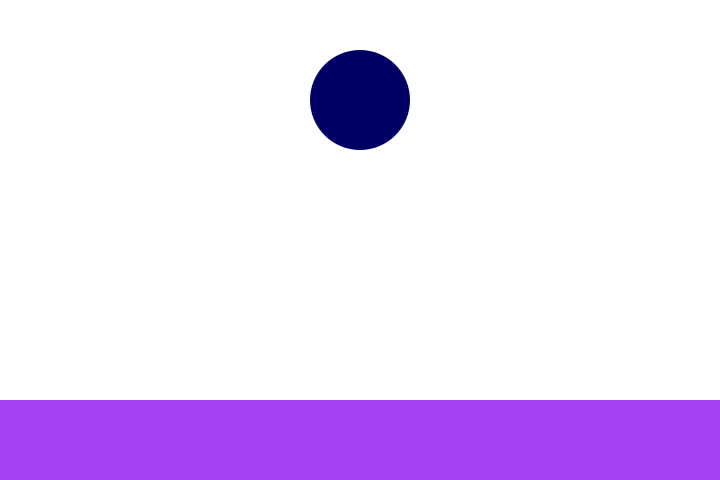
Frame 1 (no input)
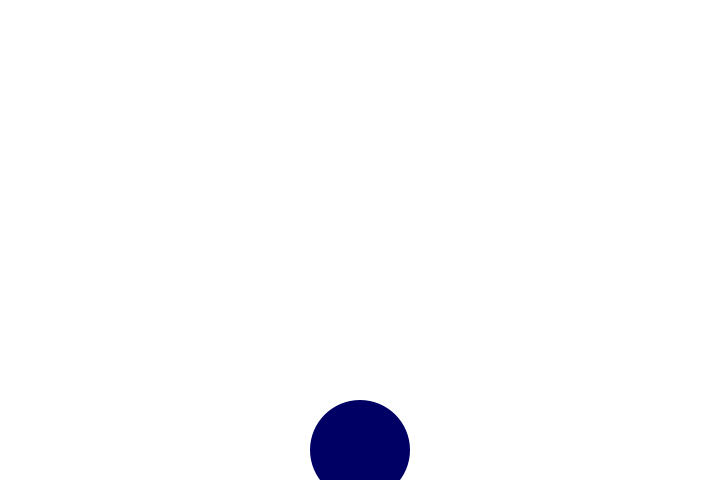
Frame 60 (the mouse pressed at the canvas centre just before this capture)
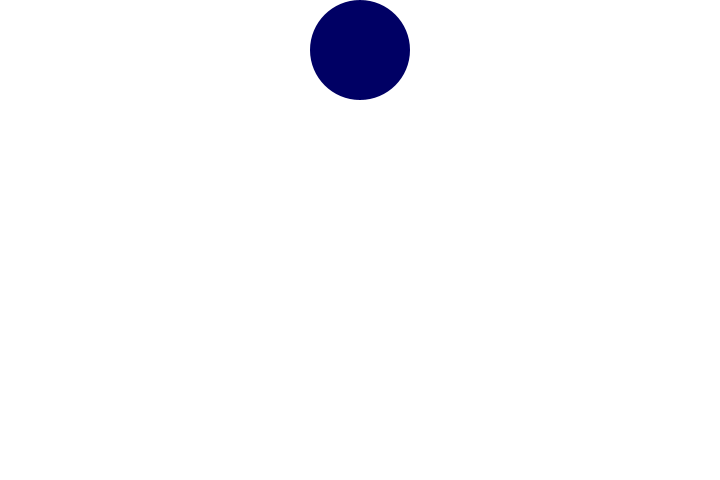
Frame 120 (the mouse held since frame 60 and released just before this capture)

The Processing sketch that drew these frames (run headless with seeded random() and noise(); from frame 60 on, the mouse is pressed at the canvas centre):

// Processing sketch: pad22
// ── pad22.pde
int count = 0;
int ypos = 0;
int ydelta = 20;
int ypos2 = 0;
int ydelta2 = 50;

void setup(){
  size(720, 480);
}

void draw(){
  strobe(4);
  movingBlank(ypos = ypos+ydelta);
  movingCircle(ypos2 = ypos2+ydelta2);
}

void strobe(int freq){
  count = count+1;
  if (count == freq){
    background(255);
    count = 0;
  }
  else{
    background(random(0, 255), random(0, 255), random(0, 255));
  }
  //println(count);
}

void movingBlank(int ypos){
  ypos = ypos+ydelta;
  if(ypos >= height*3){
    ydelta = ydelta*-1;
  }
  if(ypos<=-height*1.5){
     ydelta = ydelta*-1;
  }
  fill(255);
  noStroke();
  delay(50);
  rectMode(CENTER);
  rect(width/2, ypos, 720, 720);
}

void movingCircle(int ypos2){
  ypos2 = ypos2+ydelta2;
  if(ypos2 >= height+100){
    ydelta2 = ydelta2*-1;
  }
  if(ypos2<=-100){
    ydelta2 = ydelta2*-1;
  }
  fill(0, 0, 100);
  noStroke();
  ellipse(width/2, ypos2, 100, 100);
}
